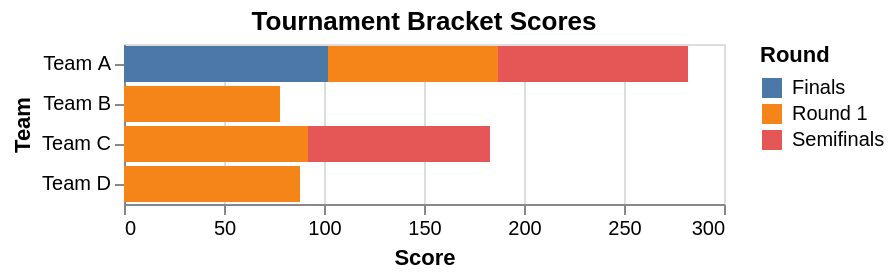

The Vega-Lite source for this figure:
### Vega-Lite specification from a JSON file in a GitHub repository (floating-point values rounded to 4 significant figures)
{"$schema": "https://vega.github.io/schema/vega-lite/v5.json", "description": "Tournament progression", "data": {"values": [{"round": "Round 1", "team": "Team A", "score": 85}, {"round": "Round 1", "team": "Team B", "score": 78}, {"round": "Round 1", "team": "Team C", "score": 92}, {"round": "Round 1", "team": "Team D", "score": 88}, {"round": "Semifinals", "team": "Team A", "score": 95}, {"round": "Semifinals", "team": "Team C", "score": 91}, {"round": "Finals", "team": "Team A", "score": 102}]}, "mark": "bar", "encoding": {"y": {"field": "team", "type": "nominal", "axis": {"title": "Team"}}, "x": {"field": "score", "type": "quantitative", "axis": {"title": "Score"}}, "color": {"field": "round", "type": "nominal", "legend": {"title": "Round"}}, "tooltip": [{"field": "team", "type": "nominal"}, {"field": "round", "type": "nominal"}, {"field": "score", "type": "quantitative"}]}, "title": "Tournament Bracket Scores"}
